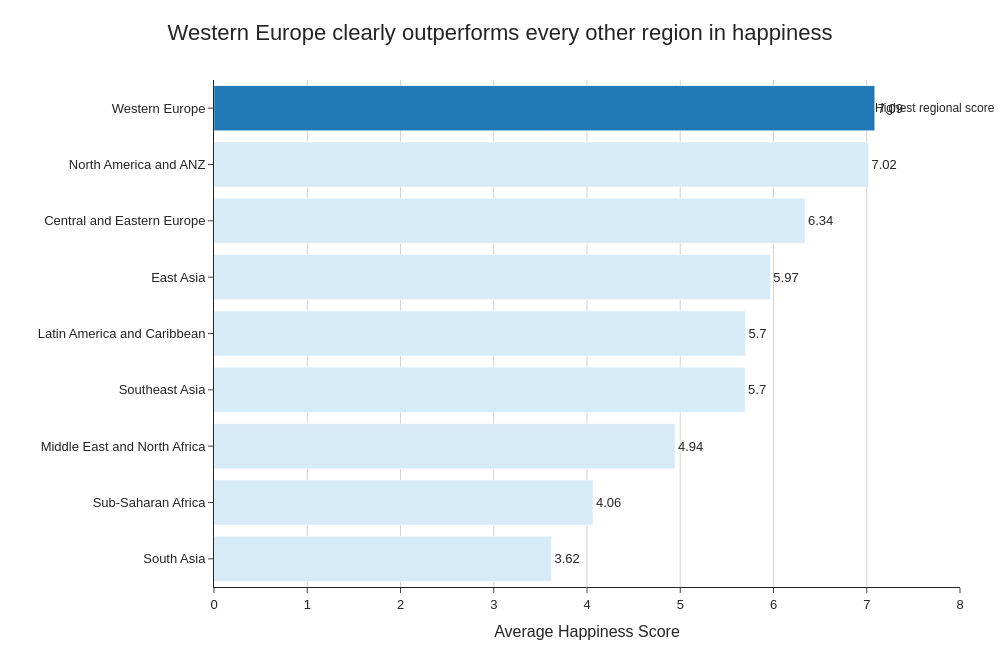

Notebook cell for this chart:
### Code cell
# Task 1: Regional comparison bar chart
# -------------------------------------

import plotly.express as px
import plotly.graph_objects as go

# Step 1: Compute average happiness score by region
region_avg = (
    df.groupby('Region')['Happiness_Score']
      .mean()
      .reset_index()
      .sort_values('Happiness_Score', ascending=True)
)

# Step 2: Create colours
colors = ['#D6EAF8'] * len(region_avg)
colors[-1] = '#1F77B4'   # highlight happiest region

# Step 3: Build chart
fig = go.Figure()

fig.add_trace(
    go.Bar(
        x=region_avg['Happiness_Score'],
        y=region_avg['Region'],
        orientation='h',
        marker_color=colors,
        text=region_avg['Happiness_Score'].round(2),
        textposition='outside'
    )
)

# Step 4: Styling
fig.update_layout(
    title={
        'text': 'Western Europe clearly outperforms every other region in happiness',
        'x': 0.5,
        'xanchor': 'center'
    },
    xaxis_title='Average Happiness Score',
    yaxis_title='',
    template='simple_white',
    height=650,
    width=1000,
    font=dict(
        family='Arial',
        size=13
    ),
    title_font=dict(
        size=22
    ),
    margin=dict(l=20, r=40, t=80, b=40)
)

# Zero baseline rule
fig.update_xaxes(
    range=[0, 8],
    showgrid=True,
    gridcolor='lightgray'
)

fig.update_yaxes(showgrid=False)

# Annotation
top_region = region_avg.iloc[-1]

fig.add_annotation(
    x=top_region['Happiness_Score'],
    y=top_region['Region'],
    text='Highest regional score',
    showarrow=True,
    arrowhead=2,
    ax=60,
    ay=0,
    font=dict(size=12)
)

fig.show()

### Figure 1 — Plotly figure (JSON) as saved in the notebook; plotly's stock layout.template omitted (floating-point values rounded to 4 significant figures)
{"data": [{"marker": {"color": ["#D6EAF8", "#D6EAF8", "#D6EAF8", "#D6EAF8", "#D6EAF8", "#D6EAF8", "#D6EAF8", "#D6EAF8", "#1F77B4"]}, "orientation": "h", "text": [3.62, 4.06, 4.94, 5.7, 5.7, 5.97, 6.34, 7.02, 7.09], "textposition": "outside", "type": "bar", "x": [3.618, 4.065, 4.943, 5.695, 5.699, 5.966, 6.338, 7.018, 7.086], "y": ["South Asia", "Sub-Saharan Africa", "Middle East and North Africa", "Southeast Asia", "Latin America and Caribbean", "East Asia", "Central and Eastern Europe", "North America and ANZ", "Western Europe"]}], "layout": {"annotations": [{"arrowhead": 2, "ax": 60, "ay": 0, "font": {"size": 12}, "showarrow": true, "text": "Highest regional score", "x": 7.086, "y": "Western Europe"}], "font": {"family": "Arial", "size": 13}, "height": 650, "margin": {"b": 40, "l": 20, "r": 40, "t": 80}, "title": {"font": {"size": 22}, "text": "Western Europe clearly outperforms every other region in happiness", "x": 0.5, "xanchor": "center"}, "width": 1000, "xaxis": {"gridcolor": "lightgray", "range": [0, 8], "showgrid": true, "title": {"text": "Average Happiness Score"}}, "yaxis": {"showgrid": false, "title": {"text": ""}}}}
